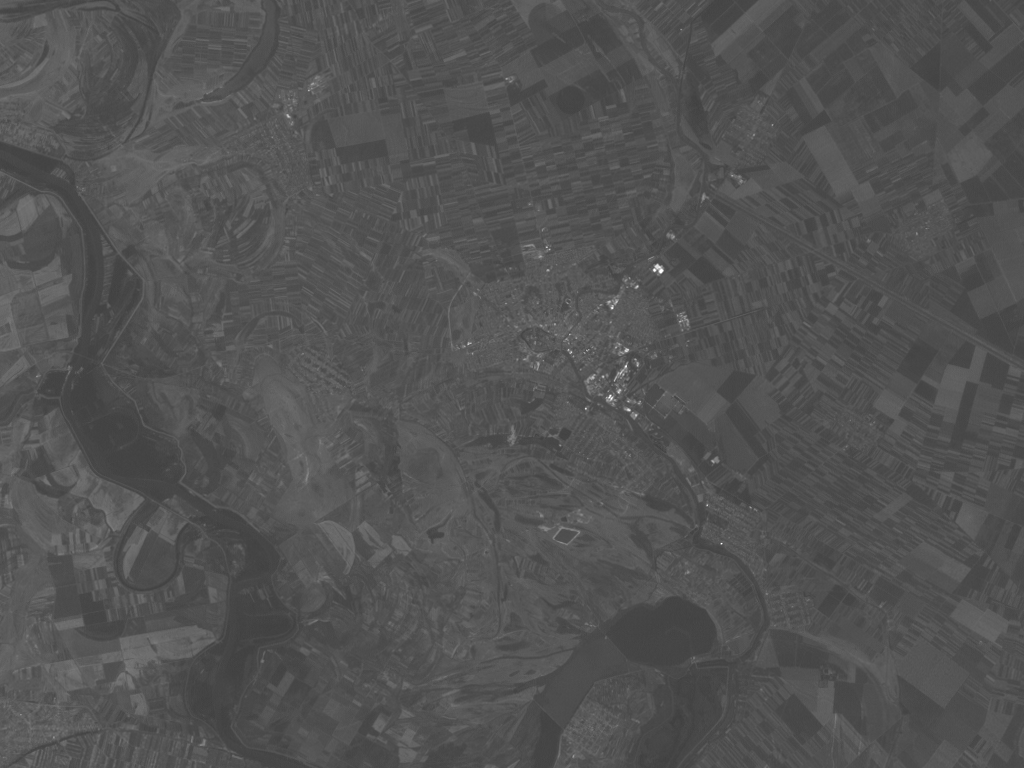
%> input picture TP_ACP/Axel/i1.tif, 1024 x 768 px
$ octave Ex3_tmp.m   (GNU Octave 9; MATLAB toolbox functions it lacks are replaced by stand-ins)
%> lines starting %> are read from the running program, lines starting %| are printed output that depends on the picture

clear variables;
close all;

% fichiers images
tab_images={'i1.tif','i2.tif','i3.tif','i4.tif','i5.tif','i6.tif'};
m=length(tab_images);

% taille des image
tmp=imread(char(tab_images(1)));
%> tmp is the input picture: size 768x1024 uint8; min 63, max 255, mean 82.9
[H,W]=size(tmp);
%> H = 768; W = 1024

% matrice de m images
I=zeros(H,W,m);

% affichage des images satellitaires
for k=1:m
    I(:,:,k)=im2double(imread(char(tab_images(k))));
    subplot(2,3,k);
    imshow(I(:,:,k));
end

% matrice des données
% ré-arrangement dans une matrice de n=H*W lignes et 6 colonnes
n=H*W;
%> n = 786432

%On récupere les données des 6 images dans Y
Y = reshape(I,n,m);
[n,m] = size(Y);
%> m = 6

%On centre les données en enlevant la moyenne dans X
X = Y - ones(n,1)*mean(Y);

%On calcule la matrice de covariance selon la formule:
M = (1/n)*X'*X;

%on diagonalise la matrice de covariance
Mdiag = diag(M);

%On stocke les valeurs propres dans lambda et dans P les vecteurs propres associés
[P, Lambda] = eig(M);

%On passe Lambda en vecteur colonnes, on diag Lambda pour effectuer le flip
Lambda = fliplr(diag(Lambda));

%On calcul le taux d'inertie
tx_inertie = Lambda/(sum(Lambda));

%On calcul Xtsar la matrice des com^posantes principales
Xstar = X*P;

%on essaye de reconstruire l'image n°_
num=1;
Irec = reshape(Xstar(:,num),H,W);
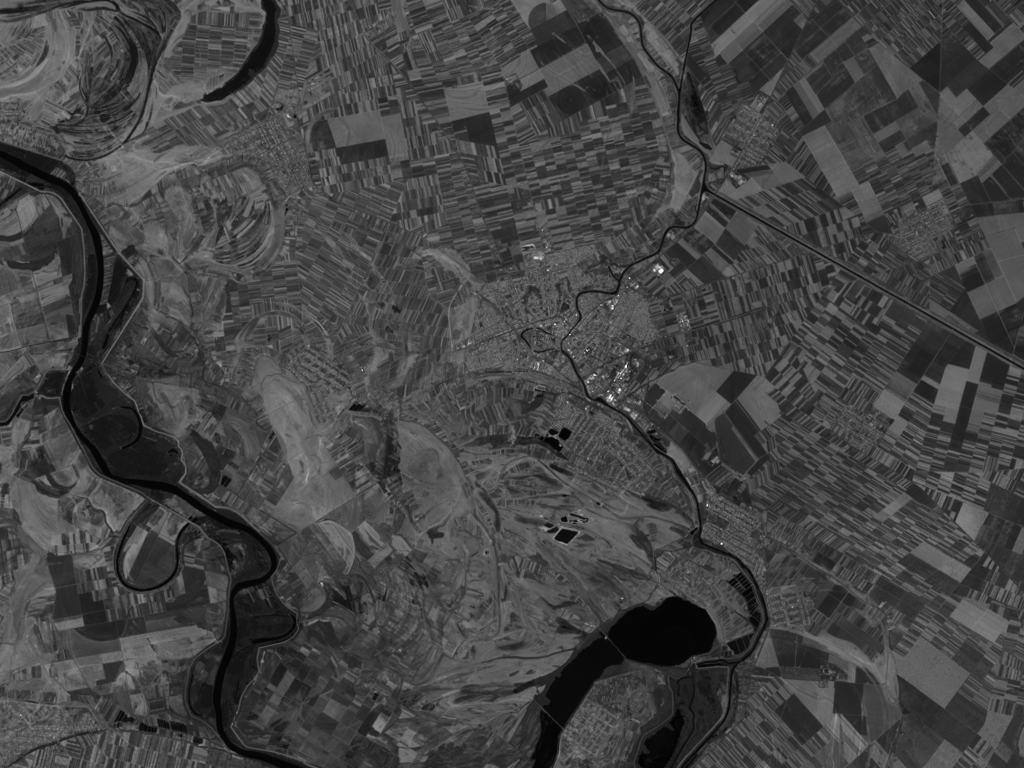
%> Irec: size 768x1024 double; min -0.478, max 1.29, mean -7.36e-14; drawn with min black and max white

%Affichage
figure(2);
plot(Lambda,'-*');
axis([0 7 0 0.03]);
grid on;
title('Valeurs propres de la matrice de covariance');
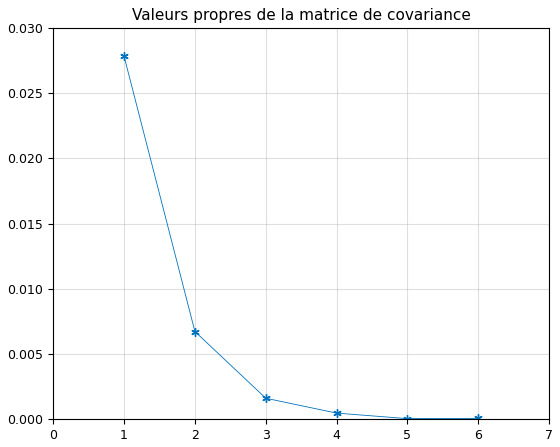
%> figure redrawn from the program's plot data

figure(3);
imshow(Irec,[]);
%> (the run ends here)
